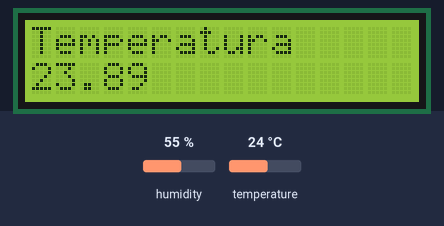
A sketch run on a simulated Arduino Uno, built with avr-gcc and run on an emulated ATmega328P. Parts: 16×2 character LCD. Wiring (inferred from the names in the program): DHT11 sensor: data pin 8. The test bench sets the inputs (shaded band); at power-on: humidity 55 %, temperature 24 °C. What the sketch prints to the serial monitor is not drawn.

Above: at 2.9 s.
3.0 s: humidity set to 22 %
At 5.4 s:
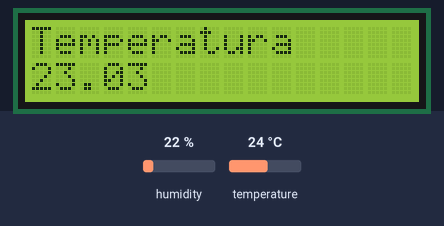
6.4 s: temperature set to 12 °C
At 7.4 s:
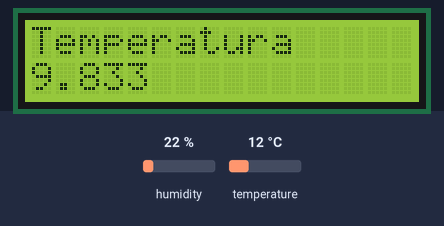
9.8 s: humidity set to 40 %
At 12.7 s:
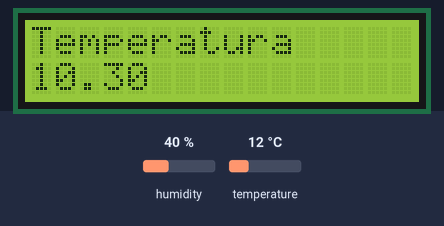
13.2 s: temperature set to 19 °C
At 14.7 s:
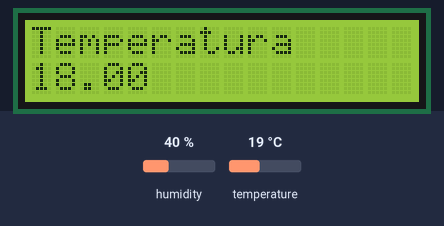
Timing chart, 0 to 16.2 s (numbered marks = the images above; inputs shaded):
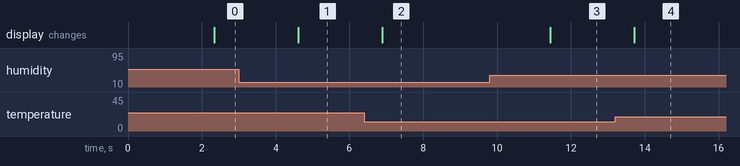

Measured:
- after the input at 3.0 s, the display: changes after 1.6 s (image 1)
- after the input at 6.4 s, the display: changes after 0.49 s (image 2)
- after the input at 9.8 s, the display: changes after 1.6 s (image 3)
- after the input at 13.2 s, the display: changes after 0.51 s (image 4)

The sketch:

temperaturaDisplay.ino
```cpp
// Example testing sketch for various DHT humidity/temperature sensors
// Written by ladyada, public domain

#include "DHT.h"
#include <LiquidCrystal.h>

#define DHTPIN 8     // what digital pin we're connected to

// Uncomment whatever type you're using!
#define DHTTYPE DHT11   // DHT 11
//#define DHTTYPE DHT22   // DHT 22  (AM2302), AM2321
//#define DHTTYPE DHT21   // DHT 21 (AM2301)

// Connect pin 1 (on the left) of the sensor to +5V
// NOTE: If using a board with 3.3V logic like an Arduino Due connect pin 1
// to 3.3V instead of 5V!
// Connect pin 2 of the sensor to whatever your DHTPIN is
// Connect pin 4 (on the right) of the sensor to GROUND
// Connect a 10K resistor from pin 2 (data) to pin 1 (power) of the sensor

// Initialize DHT sensor.
// Note that older versions of this library took an optional third parameter to
// tweak the timings for faster processors.  This parameter is no longer needed
// as the current DHT reading algorithm adjusts itself to work on faster procs.
DHT dht(DHTPIN, DHTTYPE);
LiquidCrystal lcd(12, 11, 5, 4, 3, 2);

void setup() {
  Serial.begin(9600);
  Serial.println("DHTxx test!");

  dht.begin();

  lcd.begin(16, 2);
  lcd.print("Temperatura");

}

void loop() {
  // Wait a few seconds between measurements.
  delay(2000);

  // Reading temperature or humidity takes about 250 milliseconds!
  // Sensor readings may also be up to 2 seconds 'old' (its a very slow sensor)
  float h = dht.readHumidity();
  // Read temperature as Celsius (the default)
  float t = dht.readTemperature();
  // Read temperature as Fahrenheit (isFahrenheit = true)
  float f = dht.readTemperature(true);

  // Check if any reads failed and exit early (to try again).
  if (isnan(h) || isnan(t) || isnan(f)) {
    Serial.println("Failed to read from DHT sensor!");
    return;
  }

  // Compute heat index in Fahrenheit (the default)
  float hif = dht.computeHeatIndex(f, h);
  // Compute heat index in Celsius (isFahreheit = false)
  float hic = dht.computeHeatIndex(t, h, false);

  lcd.setCursor(0, 1);
  lcd.print(hic);

  //Serial.print("Humidity: ");
 // Serial.print(h);
 // Serial.print(" %\t");
 // Serial.print("Temperature: ");
 // Serial.print(t);
 // Serial.print(" *C ");
  //Serial.print(f);
  //Serial.print(" *F\t");
  //Serial.print("Heat index: ");
  //Serial.print(hic);
 // Serial.print(" *C ");
  //Serial.print(hif);
  //Serial.println(" *F");


}
```
